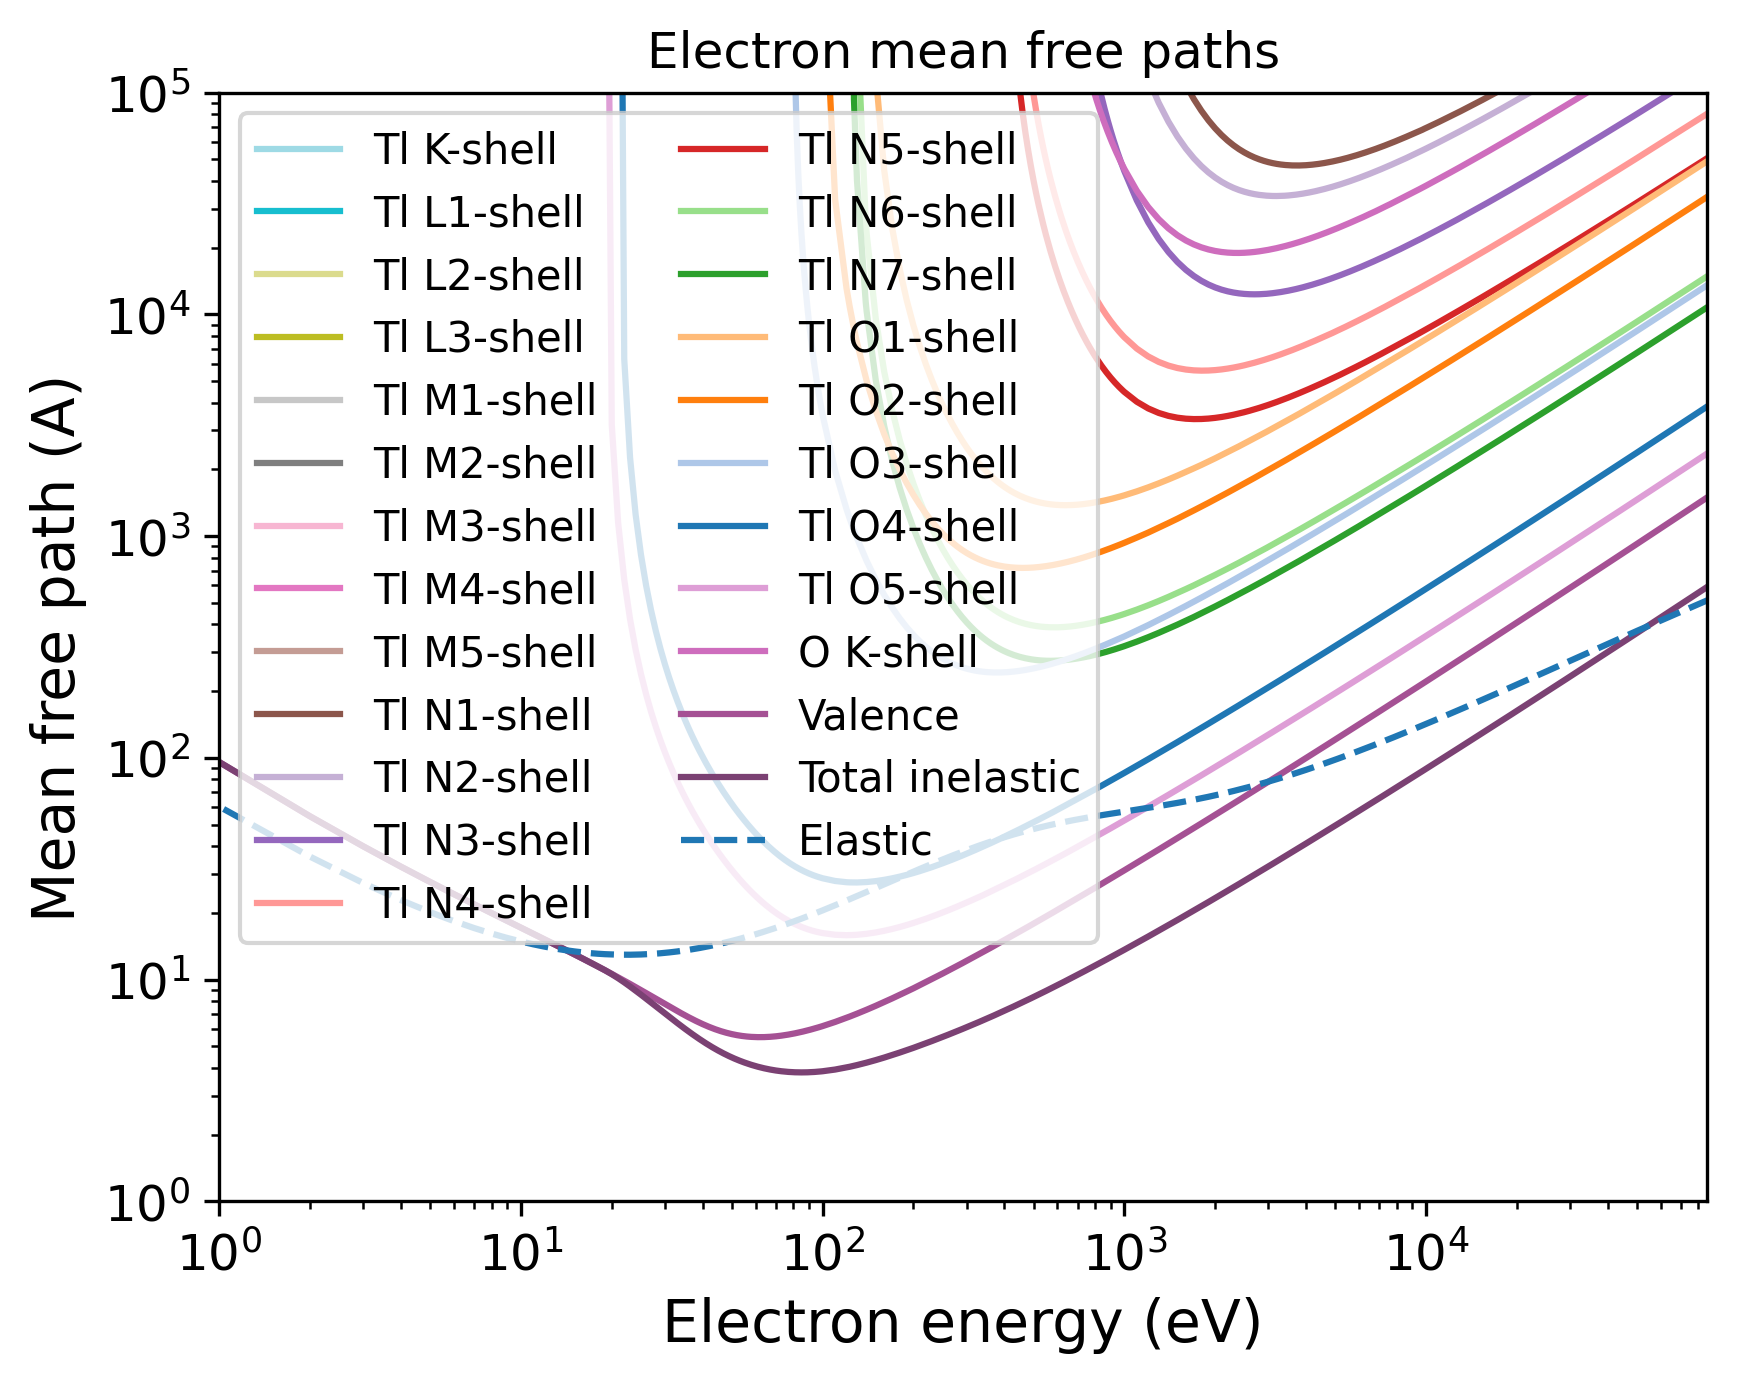

Python code for this plot:
import pandas as pd
import numpy as np
import matplotlib.pyplot as plt
import matplotlib.cm as cm
# Set the format:
plt.xlabel("Electron energy (eV)", fontsize=14)
plt.ylabel("Mean free path (A)", fontsize=14)
plt.xticks(fontsize=12)
plt.yticks(fontsize=12)
plt.grid(False)
# Set the axes:
# Read the output file:
df = pd.read_csv(r"OUTPUT_Tl2O_Electron_IMFP.dat", sep=r'\s+', header=None, comment="#", skipinitialspace=True)
plt.xscale("log")
plt.yscale("log")
# Prepare the plot:
columns_to_plot = [ 1, 2, 3, 4, 5, 6, 7, 8, 9, 10, 11, 12, 13, 14, 15, 16, 17, 18, 19, 20, 21, 22, 23, 24]
labels = [ "Tl K-shell", "Tl L1-shell", "Tl L2-shell", "Tl L3-shell", "Tl M1-shell", "Tl M2-shell", "Tl M3-shell", "Tl M4-shell", "Tl M5-shell", "Tl N1-shell", "Tl N2-shell", "Tl N3-shell", "Tl N4-shell", "Tl N5-shell", "Tl N6-shell", "Tl N7-shell", "Tl O1-shell", "Tl O2-shell", "Tl O3-shell", "Tl O4-shell", "Tl O5-shell", "O K-shell", "Valence", "Total inelastic"]
# Create N distinct colors from a colormap
N = len(columns_to_plot)
colors = np.vstack([plt.cm.tab20(np.linspace(1, 0, 20)), plt.cm.tab20b(np.linspace(1, 0, 20))])
# Set line styles:
linestyles = [ "-", "-", "-", "-", "-", "-", "-", "-", "-", "-", "-", "-", "-", "-", "-", "-", "-", "-", "-", "-", "-", "-", "-", "-"]
for i, col in enumerate(columns_to_plot):
    color = colors[i % len(colors)]
    ls    = linestyles[i % len(linestyles)]
    label = labels[i % len(labels)]
    plt.plot(df.iloc[:, 0], df.iloc[:, col],
    color=color,
    label=label,
    linestyle=ls)
# Add a curve from the second file
df2 = pd.read_csv(r"OUTPUT_Tl2O_Electron_EMFP.dat", sep=r'\s+', header=None, comment="#", skipinitialspace=True)
columns_to_plot2 = [ 3]
labels2 = [ "Elastic"]
# Create second part of the plot:
for col, label in zip(columns_to_plot2, labels2):
    plt.plot(df2.iloc[:, 0], df2.iloc[:, col], label=label, linestyle="--")
plt.xlim(1.00000000,85536.00100000)
plt.ylim(1.00000000,100000.00000000)
plt.title("Electron mean free paths")
plt.legend(loc="best", fontsize=10, ncol=2)
# Save the plot in this format:
plt.savefig("OUTPUT_MFP_electron.png", dpi=300, bbox_inches="tight")
